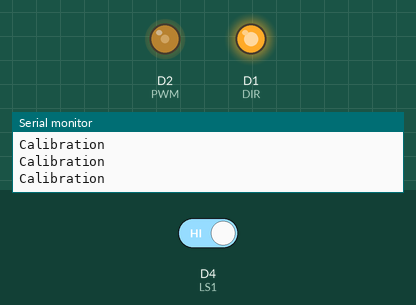
A sketch run on a simulated ESP8266 (NodeMCU). On the bench: output pins drawn as LEDs (lit = HIGH), the last lines printed to the serial monitor. The test bench sets the inputs (shaded band); at power-on: D4 (LS1) HIGH.

Above: at 1.2 s.
1.3 s: D4 (LS1) driven LOW
At 2.1 s:
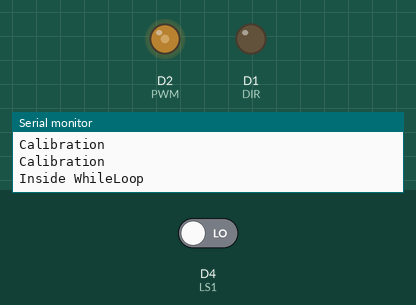
Timing chart, 0 to 4.3 s (numbered marks = the images above; inputs shaded):
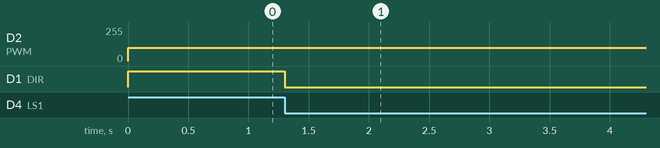

The sketch:

m2-1.ino
```cpp
#define ENCA D6
#define ENCB D5
#define ENCZ D7
#define LS1 D4

#define PWM D2
#define DIR D1


int PWM_Value= 100;
volatile long pos=0;

int Calibration_Flag = LOW;
int Bot_Flag = LOW;
void InitialCalibration()
{
  Calibration_Flag = HIGH;
  while(Bot_Flag == LOW)
  {
  Serial.println("Calibration");
  digitalWrite(DIR,HIGH);
  analogWrite(PWM,PWM_Value);
  }
}
ICACHE_RAM_ATTR void LimitSwitch()
{
  Bot_Flag = HIGH;
}

void setup()
{
  Serial.begin(9600);
  pinMode(ENCA, INPUT_PULLUP);
  pinMode(ENCB, INPUT_PULLUP);
  pinMode(LS1, INPUT);
  pinMode(PWM, OUTPUT);
  pinMode(DIR, OUTPUT);
  //attachInterrupt(digitalPinToInterrupt(ENCA), EncoderDataA, RISING);
  // attachInterrupt(digitalPinToInterrupt(ENCB), EncoderDataB, RISING)
  attachInterrupt(digitalPinToInterrupt(LS1), LimitSwitch, FALLING);
}

void loop()
{
  if(Calibration_Flag==LOW)
  InitialCalibration();

  while(Bot_Flag == HIGH)
  {
    digitalWrite(DIR,LOW);
    analogWrite(PWM,PWM_Value);

    Serial.println("Inside WhileLoop");
    delay(1000);
    analogWrite(PWM,0);
    yield();
  }


}
```

Measured:
- after the input at 1.3 s, D1 (DIR): HIGH → LOW at once
